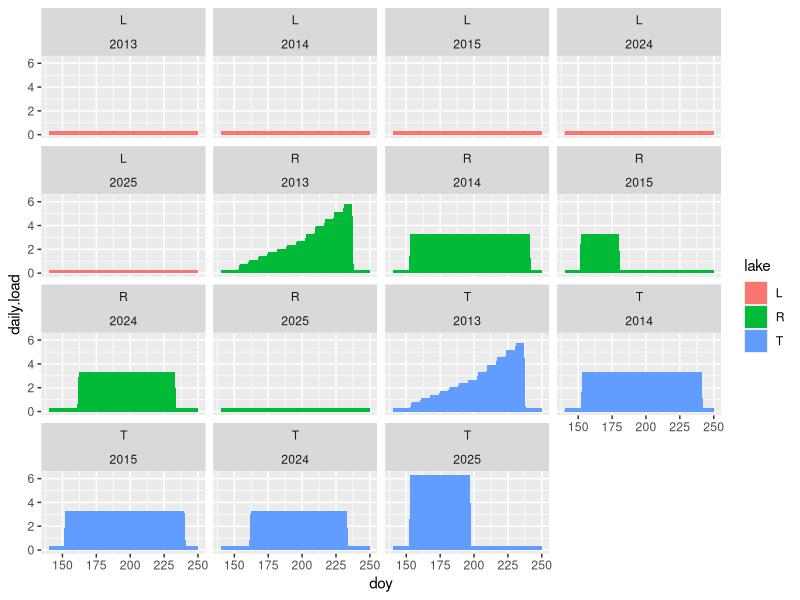
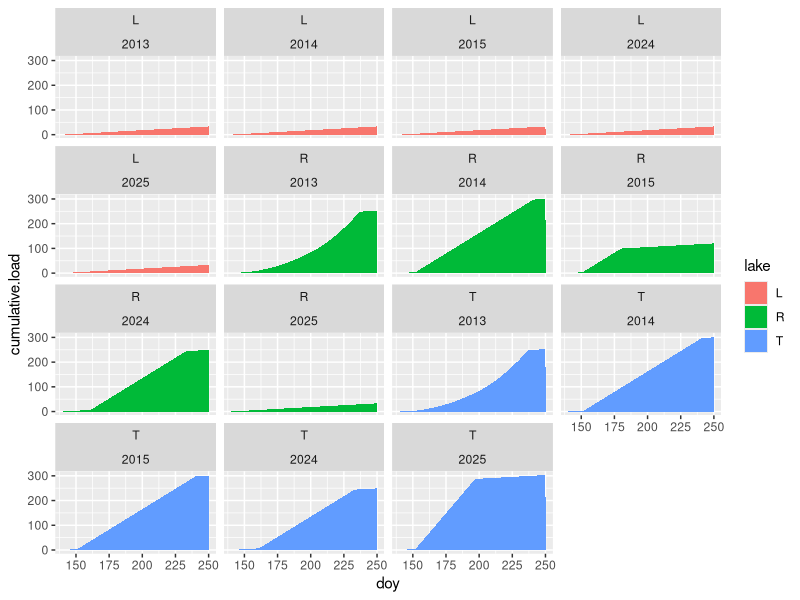

Write the R code that produced these figures, in order. (Note: this script raises an error after producing the figures.)
##### make a dataframe of daily and cumulative P loads for the experiment ######
# Background daily loading of 0.3

library(tidyverse)

# get the lake_years and days from the chlorophyll data

lake = c("T", "R", "L")
doy = seq(140, 250, 1)
year= c(2013, 2014, 2015, 2024, 2025)

nut.load = expand_grid(lake, year, doy)


nut.load = nut.load %>% mutate(cumulative.load = 0, daily.load = 0.3)


# Need nutrient loading rates for Tuesday in 2013, 2014, and 2015
# and Peter in 2013, 2014, 2015, and 2019

# From Wilkinson et al. 2018 (Ecological Monographs):

# 2013: 0.5 mg P*m-2*d-1 increasing weekly by 0.3125 mg P*m-2*d-1 until doy 203,
# after which the weekly increase was 0.625. Nutrients added 154-238

# 2014: R and T had an aerial P loading rate of 3 mg P*m-2*d-1 from doy 153-241

# 2015: R had an aerial P loading rate of 3 mg P*m-2*d-1 from doy 152-180
#       T had an aerial P loading rate of 3 mg P*m-2*d-1 from doy 152-240
#

# on top of all of these, Steve suggested adding a background loading rate of 0.3 to every day
# to match approach from 2001 paper

# 2013: Mike used 84 days of nutrient loading, says stop day was 238...which would 
# have been a weekly increase day. So cut off is really 237

# 2024: Nutrient additions started on June 10th, ended August 20th

# 2025: Nutrient additions started on June 2nd, stopped on July 16th

nut.load <- nut.load %>%
  mutate(daily.load = case_when(
    year == 2013 & lake %in% c("R","T") & doy >= 154 & doy <= 202 ~ 
      0.5 + 0.3 + 0.3125 * ((doy - 154) %/% 7),
    
    year == 2013 & lake %in% c("R","T") & doy >= 203 & doy <= 237 ~ 
      (3.3 + 0.625 * ((doy - 203) %/% 7)),
    
    year == 2014 & lake %in% c("R","T") & doy >= 153 & doy <= 241 ~ 3.3,
    year == 2015 & lake == "R" & doy >= 152 & doy <= 180 ~ 3.3,
    year == 2015 & lake == "T" & doy >= 152 & doy <= 240 ~ 3.3,
    year == 2024 & lake %in% c("R","T") & doy >= 162 & doy <= 233 ~ 3.3,
    year == 2025 & lake %in% c("T") & doy >= 153 & doy <= 197 ~ 6.3,
    
    TRUE ~ daily.load
  ))



ggplot(nut.load, aes(x = doy, y = daily.load, fill = lake))+
  geom_area()+
  facet_wrap(lake~year)

nut.load = nut.load %>% mutate(year = as.numeric(year))

# calculate the cumulative loading

nut.load = nut.load %>% 
  arrange(lake, year) %>%
  group_by(lake, year) %>% 
  mutate(cumulative.load = cumsum(daily.load), 
  daily.load.no.background = daily.load - 0.3,
 cumulative.load.no.background = cumsum(daily.load - 0.3))


ggplot(nut.load, aes(x = doy, y = cumulative.load, fill = lake))+
  geom_area()+
  facet_wrap(lake~year)

nut.load = nut.load %>% 
  select(-daily.load.no.background, -cumulative.load.no.background)


write.csv(nut.load, "./data/formatted data/experimental nut loads.csv", row.names = FALSE)
